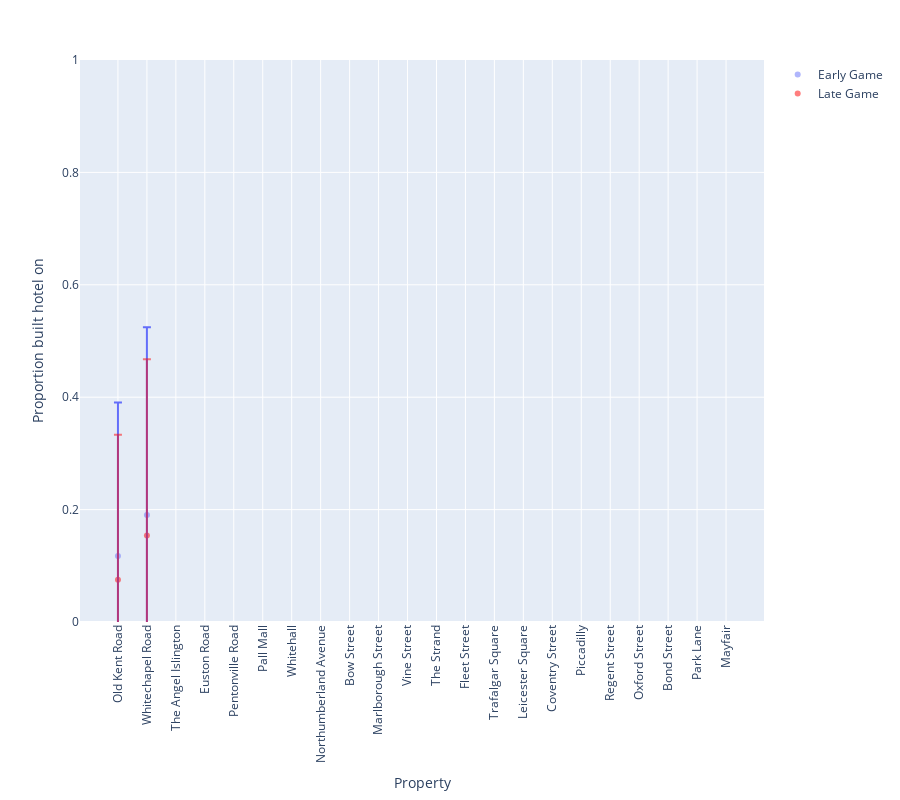

This figure's notebook cell:
### Code cell
plot_action_proportions(df_build_hotel, 'Proportion built hotel on (early game)', 
                        'Proportion built hotel on (late game)', 'Proportion built hotel on', 21)

### Figure 1 — Plotly figure (JSON) as saved in the notebook; plotly's stock layout.template omitted (floating-point values rounded to 4 significant figures)
{"data": [{"error_y": {"array": [0.2727, 0.3338, null, null, null, null, null, null, null, null, null, null, null, null, null, null, null, null, null, null, null, null]}, "hovertemplate": "Property=%{x}<br>Proportion built hotel on (early game)=%{y}<extra></extra>", "legendgroup": "", "marker": {"color": "#636efa", "opacity": 0.5, "symbol": "circle"}, "mode": "markers", "name": "Early Game", "orientation": "v", "showlegend": true, "type": "scatter", "x": ["Old Kent Road", "Whitechapel Road", "The Angel Islington", "Euston Road", "Pentonville Road", "Pall Mall", "Whitehall", "Northumberland Avenue", "Bow Street", "Marlborough Street", "Vine Street", "The Strand", "Fleet Street", "Trafalgar Square", "Leicester Square", "Coventry Street", "Piccadilly", "Regent Street", "Oxford Street", "Bond Street", "Park Lane", "Mayfair"], "xaxis": "x", "y": [0.1176, 0.1905, null, null, null, null, null, null, null, null, null, null, null, null, null, null, null, null, null, null, null, null], "yaxis": "y"}, {"error_y": {"array": [0.2582, 0.3137, null, null, null, null, null, null, null, null, null, null, null, null, null, null, null, null, null, null, null, null]}, "hovertemplate": "Property=%{x}<br>Proportion built hotel on (late game)=%{y}<extra></extra>", "legendgroup": "", "marker": {"color": "red", "symbol": "circle"}, "mode": "markers", "name": "Late Game", "opacity": 0.5, "orientation": "v", "showlegend": true, "type": "scatter", "x": ["Old Kent Road", "Whitechapel Road", "The Angel Islington", "Euston Road", "Pentonville Road", "Pall Mall", "Whitehall", "Northumberland Avenue", "Bow Street", "Marlborough Street", "Vine Street", "The Strand", "Fleet Street", "Trafalgar Square", "Leicester Square", "Coventry Street", "Piccadilly", "Regent Street", "Oxford Street", "Bond Street", "Park Lane", "Mayfair"], "xaxis": "x", "y": [0.075, 0.1538, null, null, null, null, null, null, null, null, null, null, null, null, null, null, null, null, null, null, null, null], "yaxis": "y"}], "layout": {"height": 800, "legend": {"tracegroupgap": 0}, "margin": {"t": 60}, "xaxis": {"anchor": "y", "domain": [0, 1], "tickangle": -90, "title": {"text": "Property"}}, "yaxis": {"anchor": "x", "domain": [0, 1], "range": [0, 1], "title": {"text": "Proportion built hotel on"}}}}
